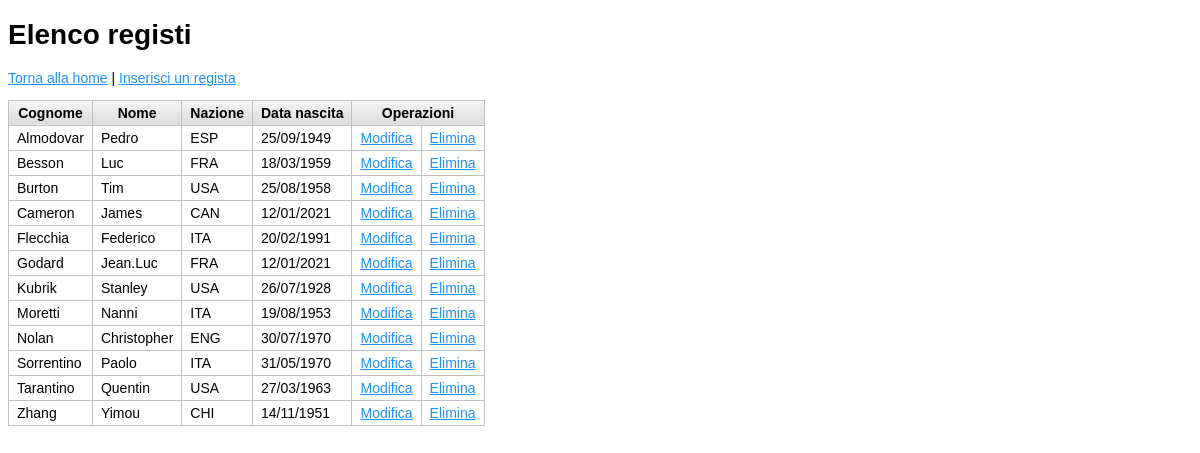
Page /elenco-registi.php on the committed database.
### tables this page shows
CREATE TABLE IF NOT EXISTS `registi` (
  `idr` varchar(6) NOT NULL,
  `cognome` varchar(50) DEFAULT NULL,
  `nome` varchar(50) DEFAULT NULL,
  `nazione` varchar(3) DEFAULT NULL,
  `data_n` date DEFAULT NULL,
  PRIMARY KEY (`idr`)
);

### elenco-registi.php (the view, shortened to what this page needs)
<?php
require_once 'connessione.php';
$query = "SELECT * FROM registi";
$comando = $dbconn->prepare($query);
$esegui = $comando->execute();
?>
<!DOCTYPE html>
<html lang="it">
<head>
    <link rel="stylesheet" href="style.css" />
</head>
<body>
    <div class="contenitore">
        <h1>Elenco registi</h1>
        <p><a href="index.php">Torna alla home</a> | <a href="inserimento-regista.php">Inserisci un regista</a></p>
        <table class="tabella-dati">
            <thead>
                <tr>
                    <th>Cognome</th>
                    <th>Nome</th>
                    <th>Nazione</th>
                    <th>Data nascita</th>
                    <th colspan="2">Operazioni</th>
                </tr>
            </thead>
            <tbody>
                <?php while ($riga = $comando->fetch()) { ?>
                    <tr>
                        <td><?php echo $riga['cognome']; ?></td>
                        <td><?php echo $riga['nome']; ?></td>
                        <td><?php echo $riga['nazione']; ?></td>
                        <td><?php echo date_format(date_create($riga['data_n']), 'd/m/Y'); ?></td>
                        <td>
                            <a href="modifica-regista.php?idr=<?php echo $riga['idr']; ?>">Modifica</a>
                        </td>
                        <td>
                            <a href="elimina-regista.php?idr=<?php echo $riga['idr']; ?>">Elimina</a>
                        </td>
                    </tr>
                <?php } ?>
            </tbody>
        </table>
    </div>
</body>
</html>

### style.css (style rules this page uses)
body { font-family: Arial, Helvetica, sans-serif; font-size: 14px; }
a:link { color: dodgerblue; }
.contenitore { max-width: 1200px; margin-left: auto; margin-right: auto; }
.tabella-dati { border-collapse: collapse; border: 1px solid silver; }
.tabella-dati td, .tabella-dati th { border: 1px solid silver; padding: 4px 8px; }
.tabella-dati thead th { background-image: linear-gradient(whitesmoke, gainsboro); }

### rows in the picture
registi: cognome "Almodovar", nome "Pedro", nazione "ESP", data_n "25/09/1949"
registi: cognome "Besson", nome "Luc", nazione "FRA", data_n "18/03/1959"
registi: cognome "Burton", nome "Tim", nazione "USA", data_n "25/08/1958"
registi: cognome "Cameron", nome "James", nazione "CAN", data_n "12/01/2021"
registi: cognome "Flecchia", nome "Federico", nazione "ITA", data_n "20/02/1991"
registi: cognome "Godard", nome "Jean.Luc", nazione "FRA", data_n "12/01/2021"
registi: cognome "Kubrik", nome "Stanley", nazione "USA", data_n "26/07/1928"
registi: cognome "Moretti", nome "Nanni", nazione "ITA", data_n "19/08/1953"
registi: cognome "Nolan", nome "Christopher", nazione "ENG", data_n "30/07/1970"
registi: cognome "Sorrentino", nome "Paolo", nazione "ITA", data_n "31/05/1970"
registi: cognome "Tarantino", nome "Quentin", nazione "USA", data_n "27/03/1963"
registi: cognome "Zhang", nome "Yimou", nazione "CHI", data_n "14/11/1951"
